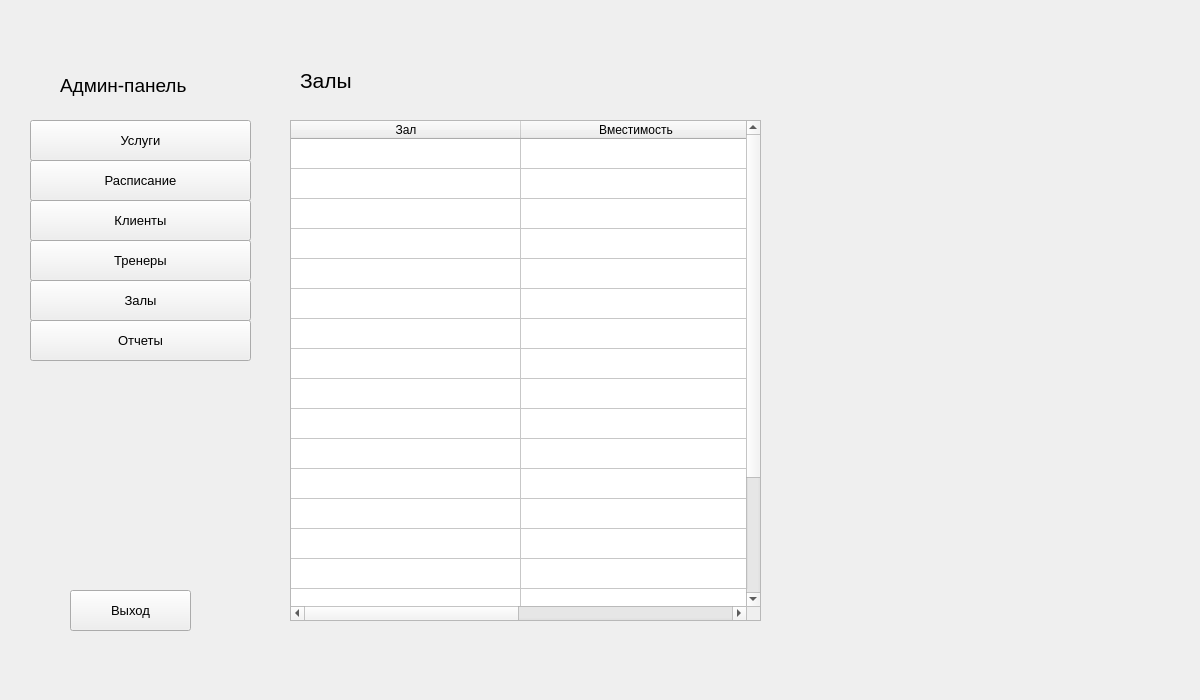
<?xml version="1.0" encoding="UTF-8"?>
<ui version="4.0">
 <class>HallForm</class>
 <widget class="QWidget" name="HallForm">
  <property name="geometry">
   <rect>
    <x>0</x>
    <y>0</y>
    <width>1200</width>
    <height>700</height>
   </rect>
  </property>
  <property name="windowTitle">
   <string>Form</string>
  </property>
  <widget class="QWidget" name="widget" native="true">
   <property name="geometry">
    <rect>
     <x>30</x>
     <y>40</y>
     <width>221</width>
     <height>611</height>
    </rect>
   </property>
   <widget class="QLabel" name="Adminlabel">
    <property name="geometry">
     <rect>
      <x>30</x>
      <y>20</y>
      <width>151</width>
      <height>51</height>
     </rect>
    </property>
    <property name="font">
     <font>
      <pointsize>14</pointsize>
     </font>
    </property>
    <property name="text">
     <string>Админ-панель</string>
    </property>
   </widget>
   <widget class="QPushButton" name="ServiceButton">
    <property name="geometry">
     <rect>
      <x>0</x>
      <y>80</y>
      <width>221</width>
      <height>41</height>
     </rect>
    </property>
    <property name="font">
     <font>
      <pointsize>10</pointsize>
     </font>
    </property>
    <property name="text">
     <string>Услуги</string>
    </property>
   </widget>
   <widget class="QPushButton" name="ScheduleButton">
    <property name="geometry">
     <rect>
      <x>0</x>
      <y>120</y>
      <width>221</width>
      <height>41</height>
     </rect>
    </property>
    <property name="font">
     <font>
      <pointsize>10</pointsize>
     </font>
    </property>
    <property name="text">
     <string>Расписание</string>
    </property>
   </widget>
   <widget class="QPushButton" name="ClientsButton">
    <property name="geometry">
     <rect>
      <x>0</x>
      <y>160</y>
      <width>221</width>
      <height>41</height>
     </rect>
    </property>
    <property name="font">
     <font>
      <pointsize>10</pointsize>
     </font>
    </property>
    <property name="text">
     <string>Клиенты</string>
    </property>
   </widget>
   <widget class="QPushButton" name="TrainerButton">
    <property name="geometry">
     <rect>
      <x>0</x>
      <y>200</y>
      <width>221</width>
      <height>41</height>
     </rect>
    </property>
    <property name="font">
     <font>
      <pointsize>10</pointsize>
     </font>
    </property>
    <property name="text">
     <string>Тренеры</string>
    </property>
   </widget>
   <widget class="QPushButton" name="HallButton">
    <property name="geometry">
     <rect>
      <x>0</x>
      <y>240</y>
      <width>221</width>
      <height>41</height>
     </rect>
    </property>
    <property name="font">
     <font>
      <pointsize>10</pointsize>
     </font>
    </property>
    <property name="text">
     <string>Залы</string>
    </property>
   </widget>
   <widget class="QPushButton" name="ReportButton">
    <property name="geometry">
     <rect>
      <x>0</x>
      <y>280</y>
      <width>221</width>
      <height>41</height>
     </rect>
    </property>
    <property name="font">
     <font>
      <pointsize>10</pointsize>
     </font>
    </property>
    <property name="text">
     <string>Отчеты</string>
    </property>
   </widget>
   <widget class="QPushButton" name="ExitButton">
    <property name="geometry">
     <rect>
      <x>40</x>
      <y>550</y>
      <width>121</width>
      <height>41</height>
     </rect>
    </property>
    <property name="font">
     <font>
      <pointsize>10</pointsize>
     </font>
    </property>
    <property name="text">
     <string>Выход</string>
    </property>
   </widget>
  </widget>
  <widget class="QLabel" name="label">
   <property name="geometry">
    <rect>
     <x>300</x>
     <y>50</y>
     <width>141</width>
     <height>61</height>
    </rect>
   </property>
   <property name="font">
    <font>
     <pointsize>16</pointsize>
    </font>
   </property>
   <property name="text">
    <string>Залы</string>
   </property>
  </widget>
  <widget class="QTableWidget" name="HallTableWidget">
   <property name="geometry">
    <rect>
     <x>290</x>
     <y>120</y>
     <width>471</width>
     <height>501</height>
    </rect>
   </property>
   <property name="rowCount">
    <number>20</number>
   </property>
   <attribute name="horizontalHeaderDefaultSectionSize">
    <number>230</number>
   </attribute>
   <attribute name="verticalHeaderVisible">
    <bool>false</bool>
   </attribute>
   <row/>
   <row/>
   <row/>
   <row/>
   <row/>
   <row/>
   <row/>
   <row/>
   <row/>
   <row/>
   <row/>
   <row/>
   <row/>
   <row/>
   <row/>
   <row/>
   <row/>
   <row/>
   <row/>
   <row/>
   <column>
    <property name="text">
     <string>Зал</string>
    </property>
   </column>
   <column>
    <property name="text">
     <string>Вместимость</string>
    </property>
   </column>
  </widget>
 </widget>
 <resources/>
 <connections/>
</ui>
